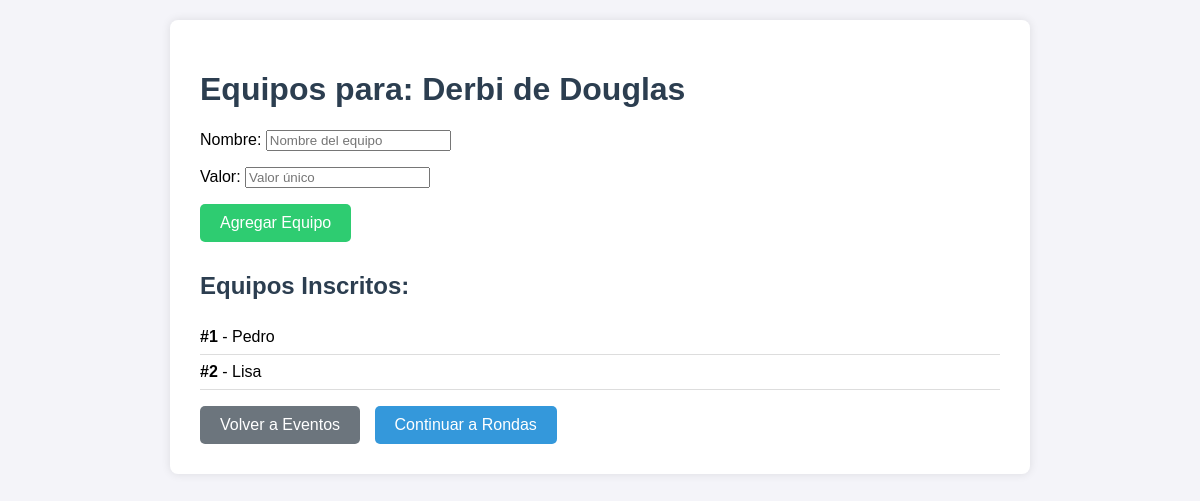
/eventos/equipos/10/ (signed in), run on the app's committed database.
### eventos/models.py (models this page shows, shortened)
class Evento(models.Model):
    nombre = models.CharField(max_length=255)
    fecha = models.DateField()
    ubicacion = models.CharField(max_length=255)
    current = models.BooleanField(default=False)
    results_visible = models.BooleanField(default=False)
    ranking_visible = models.BooleanField(default=False)

class NombreEquipo(models.Model):
    evento = models.ForeignKey(Evento, on_delete=models.CASCADE, related_name='equipos')
    nombre = models.CharField(max_length=100)
    valor = models.PositiveIntegerField()
    class Meta:
        unique_together = ('evento', 'valor')

### eventos/views.py (the view)
# urls.py: path('equipos/<int:evento_id>/', views.gestionar_equipos, name='gestionar_equipos'),
@login_required
def gestionar_equipos(request, evento_id):
    evento = get_object_or_404(Evento, id=evento_id)
    equipos = NombreEquipo.objects.filter(evento=evento)
    if request.method == 'POST':
        form = NombreEquipoForm(request.POST)
        if form.is_valid():
            nuevo_equipo = form.save(commit=False)
            nuevo_equipo.evento = evento
            nuevo_equipo.save()
            messages.success(request, 'Equipo añadido correctamente.')
            return redirect('gestionar_equipos', evento_id=evento.id)
    else:
        form = NombreEquipoForm()
    return render(request, 'eventos/gestionar_equipos.html', {
        'evento': evento,
        'equipos': equipos,
        'form': form,
    })

### eventos/forms.py
class NombreEquipoForm(forms.ModelForm):
    class Meta:
        model = NombreEquipo
        fields = ['nombre', 'valor']
        widgets = {
            'nombre': forms.TextInput(attrs={'class': 'form-control', 'placeholder': 'Nombre del equipo'}),
            'valor': forms.NumberInput(attrs={'class': 'form-control', 'placeholder': 'Valor único'}),
        }

### eventos/templates/eventos/gestionar_equipos.html (shortened to what this page needs)
<!DOCTYPE html>
<html lang="es">
<head>
</head>
<body>
  <div class="container">
    <h1>Equipos para: {{ evento.nombre }}</h1>
    <form method="post">
      {{ form.as_p }}
      <button type="submit" class="button current-button">Agregar Equipo</button>
    </form>
    <h2>Equipos Inscritos:</h2>
    <ul>
      {% for equipo in equipos %}
        <li><strong>#{{ equipo.valor }}</strong> - {{ equipo.nombre }}</li>
      {% empty %}
        <li>No hay equipos aún.</li>
      {% endfor %}
    </ul>
    <a href="{% url 'listar_eventos' %}" class="button back-button">Volver a Eventos</a>
    <a href="{% url 'crear_rondas' evento.id %}" class="button next-button">Continuar a Rondas</a>
  </div>
</body>
</html>

### eventos/templates/eventos/gestionar_equipos.html (style rules this page uses)
body { font-family: Arial, sans-serif; background-color: #f4f4f9; margin: 0; padding: 20px; }
.container { max-width: 800px; margin: 0 auto; background-color: #fff; padding: 30px; border-radius: 8px; box-shadow: 0 0 10px rgba(0,0,0,0.1); }
h1, h2 { color: #2c3e50; }
form { margin-bottom: 30px; }
.button { display: inline-block; padding: 10px 20px; color: #fff; border: none; border-radius: 5px; text-decoration: none; font-size: 16px; cursor: pointer; }
.current-button { background-color: #2ecc71; }
.back-button { background-color: #6c757d; }
.next-button { background-color: #3498db; margin-left: 10px; }
ul { list-style: none; padding: 0; }
li { padding: 8px 0; border-bottom: 1px solid #ddd; }

### data on the page
Evento: nombre "Derbi de Douglas"
NombreEquipo: valor "1", nombre "Pedro"
NombreEquipo: valor "2", nombre "Lisa"
